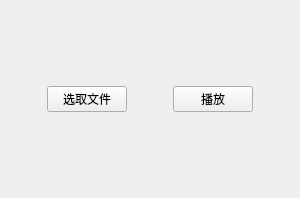
<?xml version="1.0" encoding="UTF-8"?>
<ui version="4.0">
 <class>MainWindow</class>
 <widget class="QMainWindow" name="MainWindow">
  <property name="geometry">
   <rect>
    <x>0</x>
    <y>0</y>
    <width>300</width>
    <height>198</height>
   </rect>
  </property>
  <property name="minimumSize">
   <size>
    <width>300</width>
    <height>100</height>
   </size>
  </property>
  <property name="windowTitle">
   <string>MainWindow</string>
  </property>
  <widget class="QWidget" name="centralwidget">
   <layout class="QHBoxLayout" name="horizontalLayout_2">
    <item>
     <widget class="QWidget" name="widget" native="true">
      <property name="minimumSize">
       <size>
        <width>280</width>
        <height>180</height>
       </size>
      </property>
      <property name="maximumSize">
       <size>
        <width>300</width>
        <height>200</height>
       </size>
      </property>
      <layout class="QHBoxLayout" name="horizontalLayout_3">
       <item>
        <spacer name="horizontalSpacer">
         <property name="orientation">
          <enum>Qt::Horizontal</enum>
         </property>
         <property name="sizeHint" stdset="0">
          <size>
           <width>40</width>
           <height>20</height>
          </size>
         </property>
        </spacer>
       </item>
       <item>
        <layout class="QHBoxLayout" name="horizontalLayout">
         <item>
          <widget class="QPushButton" name="pushButton">
           <property name="text">
            <string>选取文件</string>
           </property>
          </widget>
         </item>
         <item>
          <spacer name="horizontalSpacer_3">
           <property name="orientation">
            <enum>Qt::Horizontal</enum>
           </property>
           <property name="sizeType">
            <enum>QSizePolicy::Fixed</enum>
           </property>
           <property name="sizeHint" stdset="0">
            <size>
             <width>40</width>
             <height>20</height>
            </size>
           </property>
          </spacer>
         </item>
         <item>
          <widget class="QPushButton" name="pushButton_4">
           <property name="text">
            <string>播放</string>
           </property>
          </widget>
         </item>
        </layout>
       </item>
       <item>
        <spacer name="horizontalSpacer_2">
         <property name="orientation">
          <enum>Qt::Horizontal</enum>
         </property>
         <property name="sizeHint" stdset="0">
          <size>
           <width>40</width>
           <height>20</height>
          </size>
         </property>
        </spacer>
       </item>
      </layout>
     </widget>
    </item>
   </layout>
  </widget>
 </widget>
 <resources/>
 <connections/>
</ui>
